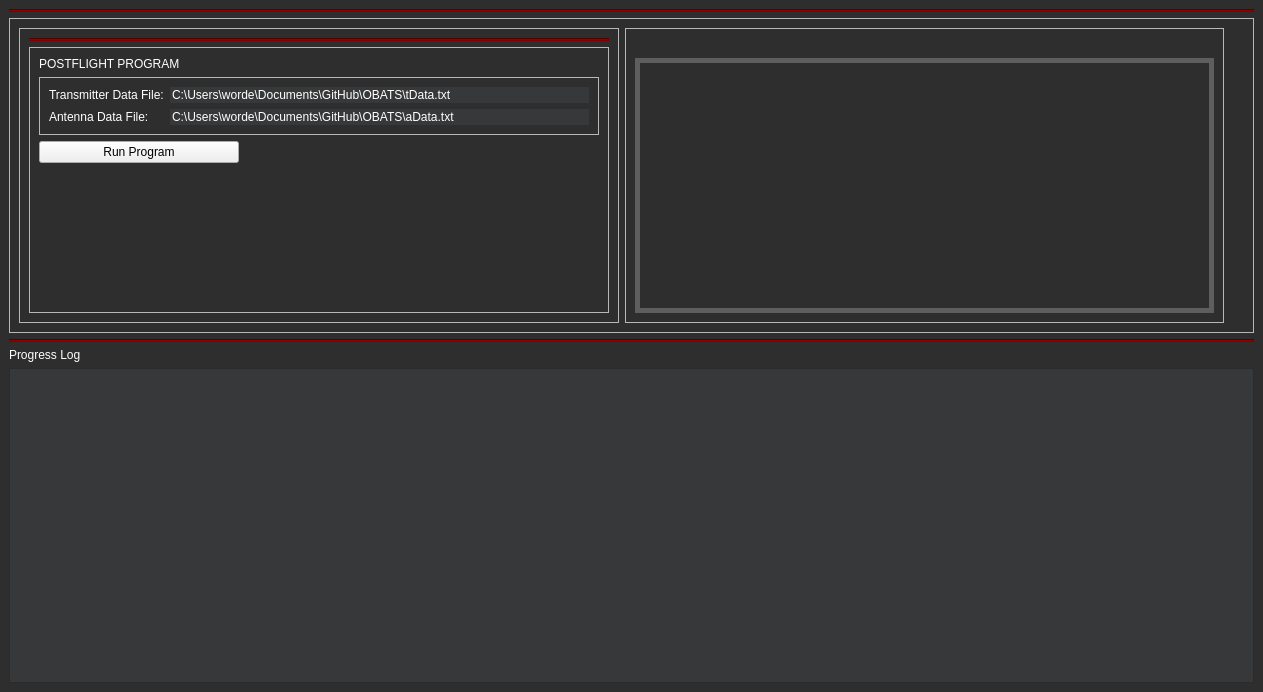
<?xml version="1.0" encoding="UTF-8"?>
<ui version="4.0">
 <class>MainWindow</class>
 <widget class="QMainWindow" name="MainWindow">
  <property name="geometry">
   <rect>
    <x>0</x>
    <y>0</y>
    <width>1263</width>
    <height>692</height>
   </rect>
  </property>
  <property name="windowTitle">
   <string>OBATS</string>
  </property>
  <property name="styleSheet">
   <string notr="true">#CentralWidget {
	background-color: #2e2e2e;
}
.QPlainTextEdit,.QLineEdit,.QSpinBox {
	background-color: #373839;
	color: white;
}
#line0,#line0a,#line0b,#line1 {
	background-color: #800000;
}
#MplWidget {
	border: 5px solid #5e5e5e;
	padding: 25px;
}
</string>
  </property>
  <widget class="QWidget" name="CentralWidget">
   <property name="styleSheet">
    <string notr="true"/>
   </property>
   <layout class="QVBoxLayout" name="verticalLayout_4">
    <item>
     <widget class="Line" name="line0">
      <property name="styleSheet">
       <string notr="true"/>
      </property>
      <property name="orientation">
       <enum>Qt::Horizontal</enum>
      </property>
     </widget>
    </item>
    <item>
     <widget class="QFrame" name="frame">
      <property name="frameShape">
       <enum>QFrame::StyledPanel</enum>
      </property>
      <property name="frameShadow">
       <enum>QFrame::Raised</enum>
      </property>
      <layout class="QHBoxLayout" name="horizontalLayout">
       <item>
        <widget class="QFrame" name="PrePostFrame_2">
         <property name="sizePolicy">
          <sizepolicy hsizetype="Preferred" vsizetype="Preferred">
           <horstretch>0</horstretch>
           <verstretch>0</verstretch>
          </sizepolicy>
         </property>
         <property name="frameShape">
          <enum>QFrame::StyledPanel</enum>
         </property>
         <property name="frameShadow">
          <enum>QFrame::Raised</enum>
         </property>
         <layout class="QGridLayout" name="gridLayout_3">
          <item row="0" column="0">
           <widget class="Line" name="line0b">
            <property name="styleSheet">
             <string notr="true"/>
            </property>
            <property name="orientation">
             <enum>Qt::Horizontal</enum>
            </property>
           </widget>
          </item>
          <item row="1" column="0">
           <widget class="QFrame" name="PostFlightFrame_2">
            <property name="frameShape">
             <enum>QFrame::StyledPanel</enum>
            </property>
            <property name="frameShadow">
             <enum>QFrame::Raised</enum>
            </property>
            <layout class="QVBoxLayout" name="verticalLayout_6">
             <item>
              <widget class="QLabel" name="label_12">
               <property name="styleSheet">
                <string notr="true">color: rgb(255, 255, 255);</string>
               </property>
               <property name="text">
                <string>POSTFLIGHT PROGRAM</string>
               </property>
               <property name="alignment">
                <set>Qt::AlignLeading|Qt::AlignLeft|Qt::AlignTop</set>
               </property>
              </widget>
             </item>
             <item>
              <widget class="QFrame" name="frame_8">
               <property name="frameShape">
                <enum>QFrame::StyledPanel</enum>
               </property>
               <property name="frameShadow">
                <enum>QFrame::Raised</enum>
               </property>
               <layout class="QFormLayout" name="formLayout_4">
                <item row="1" column="0">
                 <widget class="QLabel" name="label_13">
                  <property name="styleSheet">
                   <string notr="true">color: rgb(255, 255, 255);</string>
                  </property>
                  <property name="text">
                   <string>Antenna Data File:</string>
                  </property>
                 </widget>
                </item>
                <item row="1" column="1">
                 <widget class="QLineEdit" name="lineEdit_5">
                  <property name="text">
                   <string>C:\Users\worde\Documents\GitHub\OBATS\aData.txt</string>
                  </property>
                  <property name="frame">
                   <bool>false</bool>
                  </property>
                 </widget>
                </item>
                <item row="0" column="0">
                 <widget class="QLabel" name="label_14">
                  <property name="styleSheet">
                   <string notr="true">color: rgb(255, 255, 255);</string>
                  </property>
                  <property name="text">
                   <string>Transmitter Data File:</string>
                  </property>
                 </widget>
                </item>
                <item row="0" column="1">
                 <widget class="QLineEdit" name="lineEdit_6">
                  <property name="text">
                   <string>C:\Users\worde\Documents\GitHub\OBATS\tData.txt</string>
                  </property>
                  <property name="frame">
                   <bool>false</bool>
                  </property>
                 </widget>
                </item>
               </layout>
              </widget>
             </item>
             <item>
              <widget class="QPushButton" name="pushButton">
               <property name="maximumSize">
                <size>
                 <width>200</width>
                 <height>16777215</height>
                </size>
               </property>
               <property name="text">
                <string>Run Program</string>
               </property>
              </widget>
             </item>
             <item>
              <spacer name="verticalSpacer_2">
               <property name="orientation">
                <enum>Qt::Vertical</enum>
               </property>
               <property name="sizeHint" stdset="0">
                <size>
                 <width>20</width>
                 <height>40</height>
                </size>
               </property>
              </spacer>
             </item>
            </layout>
           </widget>
          </item>
         </layout>
        </widget>
       </item>
       <item>
        <widget class="QFrame" name="PlotFrame_2">
         <property name="frameShape">
          <enum>QFrame::StyledPanel</enum>
         </property>
         <property name="frameShadow">
          <enum>QFrame::Raised</enum>
         </property>
         <layout class="QVBoxLayout" name="verticalLayout_7">
          <item>
           <spacer name="horizontalSpacer">
            <property name="orientation">
             <enum>Qt::Horizontal</enum>
            </property>
            <property name="sizeHint" stdset="0">
             <size>
              <width>40</width>
              <height>20</height>
             </size>
            </property>
           </spacer>
          </item>
          <item>
           <widget class="MplWidget" name="MplWidget" native="true"/>
          </item>
         </layout>
        </widget>
       </item>
       <item>
        <spacer name="verticalSpacer">
         <property name="orientation">
          <enum>Qt::Vertical</enum>
         </property>
         <property name="sizeHint" stdset="0">
          <size>
           <width>20</width>
           <height>40</height>
          </size>
         </property>
        </spacer>
       </item>
      </layout>
     </widget>
    </item>
    <item>
     <widget class="Line" name="line1">
      <property name="styleSheet">
       <string notr="true"/>
      </property>
      <property name="orientation">
       <enum>Qt::Horizontal</enum>
      </property>
     </widget>
    </item>
    <item>
     <widget class="QLabel" name="label">
      <property name="styleSheet">
       <string notr="true">color: rgb(255, 255, 255);</string>
      </property>
      <property name="text">
       <string>Progress Log</string>
      </property>
     </widget>
    </item>
    <item>
     <widget class="QPlainTextEdit" name="plainTextEdit"/>
    </item>
   </layout>
  </widget>
 </widget>
 <customwidgets>
  <customwidget>
   <class>MplWidget</class>
   <extends>QWidget</extends>
   <header>mplwidget.h</header>
   <container>1</container>
  </customwidget>
 </customwidgets>
 <resources/>
 <connections/>
</ui>
